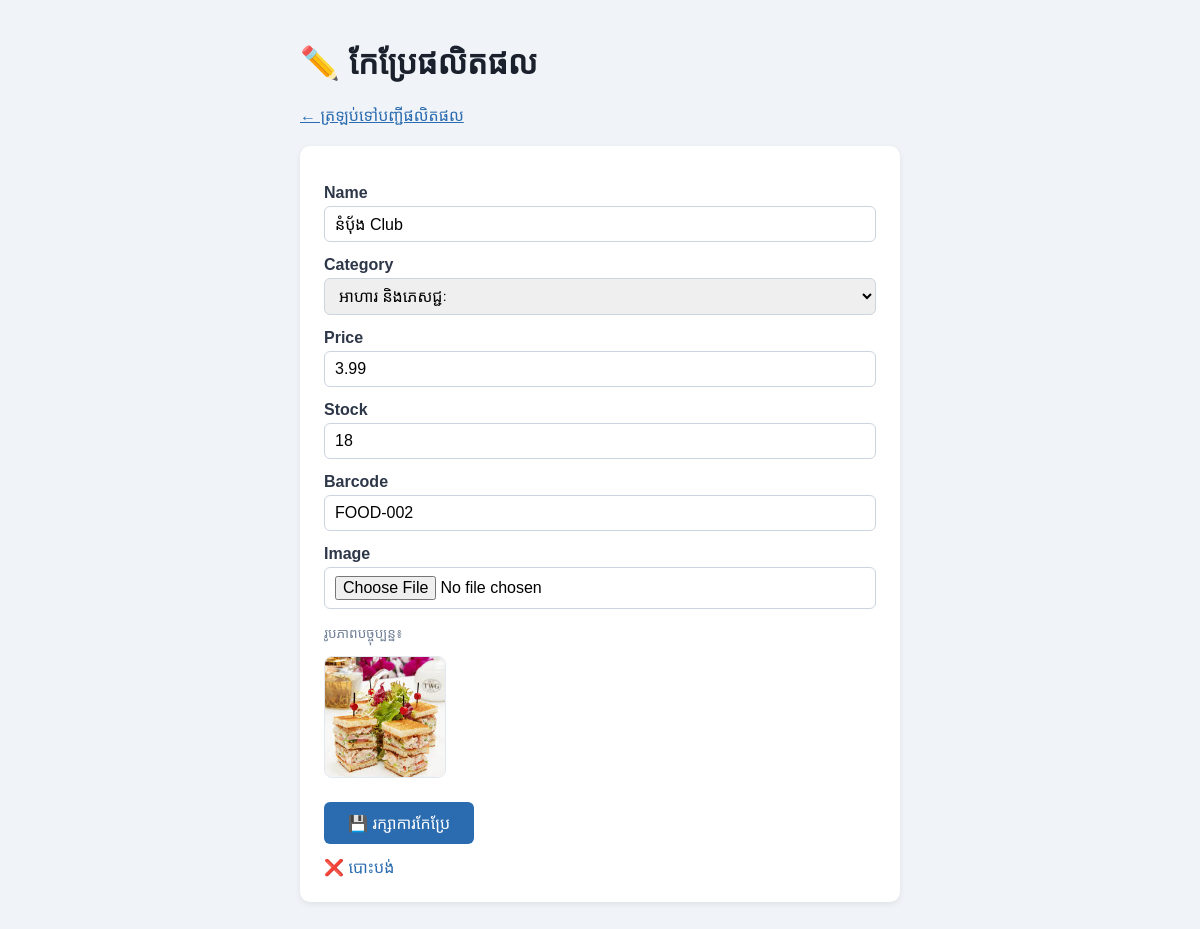
The page /sales/products/2/edit/ (signed in) on the database its author committed.
### sales/models.py (models this page shows, shortened)
class Product(models.Model):
    CATEGORY_CHOICES = [
        ('food',        'អាហារ និងភេសជ្ជៈ'),
        ('electronics', 'អេឡិចត្រូនិក'),
        ('clothing',    'សម្លៀកបំពាក់'),
        ('household',   'គ្រឿងសង្ហារឹម'),
        ('other',       'ផ្សេងៗ'),
    ]
    name      = models.CharField(max_length=200)
    category  = models.CharField(max_length=20, choices=CATEGORY_CHOICES)
    price     = models.DecimalField(max_digits=8, decimal_places=2)
    stock     = models.PositiveIntegerField(default=0)
    barcode   = models.CharField(max_length=50, unique=True, blank=True)
    is_active = models.BooleanField(default=True)
    image     = models.ImageField(upload_to='products/', blank=True, null=True)
    class Meta:
        ordering = ['name']

### sales/views.py (the view)
# urls.py: path('products/<int:pk>/edit/', views.edit_product,  name='edit_product'),
@login_required
def edit_product(request, pk):
    product = get_object_or_404(Product, pk=pk)
    if request.method == 'POST':
        form = ProductForm(request.POST, request.FILES, instance=product)
        if form.is_valid():
            form.save()
            return redirect('product_list')
    else:
        form = ProductForm(instance=product)
    return render(request, 'sales/add_product.html', {'form': form, 'product': product})

### sales/forms.py (shortened to what this page needs)
class ProductForm(forms.ModelForm):
    class Meta:
        model = Product
        fields = ['name', 'category', 'price', 'stock', 'barcode', 'image']
        widgets = {
            'name': forms.TextInput(attrs={'class': 'form-control'}),
            'category': forms.Select(attrs={'class': 'form-control'}),
            'price': forms.NumberInput(attrs={'class': 'form-control'}),
            'stock': forms.NumberInput(attrs={'class': 'form-control'}),
            'barcode': forms.TextInput(attrs={'class': 'form-control'}),
            'image': forms.FileInput(attrs={'class': 'form-control'}),
        }

### sales/templates/sales/add_product.html (shortened to what this page needs)
<!DOCTYPE html>
<html lang="km">
<head>
</head>
<body>
    <h1>{% if product %}✏️ កែប្រែផលិតផល{% else %}➕ បន្ថែមផលិតផល{% endif %}</h1>
    <nav>
        <a href="/sales/products/">← ត្រឡប់ទៅបញ្ជីផលិតផល</a>
    </nav>
    <div class="form-card" style="margin-top: 20px;">
        <form method="POST" enctype="multipart/form-data">
            {% for field in form %}
            <label for="{{ field.id_for_label }}">{{ field.label }}</label>
            {{ field }}
            {% endfor %}
            {% if product.image %}
            <div class="img-preview">
                <p style="color:#718096; font-size:0.85em;">រូបភាពបច្ចុប្បន្ន៖</p>
                <img src="{{ product.image.url }}" alt="{{ product.name }}">
            </div>
            {% endif %}
            <button type="submit" class="btn-save">
                💾 {% if product %}រក្សាការកែប្រែ{% else %}បន្ថែមផលិតផល{% endif %}
            </button>
        </form>
        <a href="/sales/products/" class="btn-back">❌ បោះបង់</a>
    </div>
</body>
</html>

### sales/templates/sales/add_product.html (style rules this page uses)
body { font-family: Arial, sans-serif; max-width: 600px; margin: 40px auto; padding: 0 20px; background: #f0f4f8; }
h1 { color: #1a202c; }
nav a { margin-right: 16px; color: #2b6cb0; }
.form-card { background: white; border-radius: 10px; padding: 24px; box-shadow: 0 2px 6px rgba(0,0,0,0.08); }
label { display: block; margin-top: 14px; font-weight: bold; color: #2d3748; }
.form-control, .form-select { width: 100%; padding: 8px 10px; margin-top: 4px; border: 1px solid #cbd5e0; border-radius: 6px; font-size: 1em; box-sizing: border-box; }
.btn-save { margin-top: 20px; padding: 10px 24px; background: #2b6cb0; color: white; border: none; border-radius: 6px; font-size: 1em; cursor: pointer; }
.btn-back { display: inline-block; margin-top: 12px; color: #2b6cb0; text-decoration: none; }
.img-preview { margin-top: 10px; }
.img-preview img { width: 120px; height: 120px; object-fit: cover; border-radius: 8px; border: 1px solid #e2e8f0; }

### rows shown on the page
Product: form "នំប៉័ង Club" "អាហារ និងភេសជ្ជៈ" "3.99" "18" "FOOD-002", image (picture)

### other values the page prints
{{ field.label }} "Name" "Category" "Price" "Stock" "Barcode" "Image"
